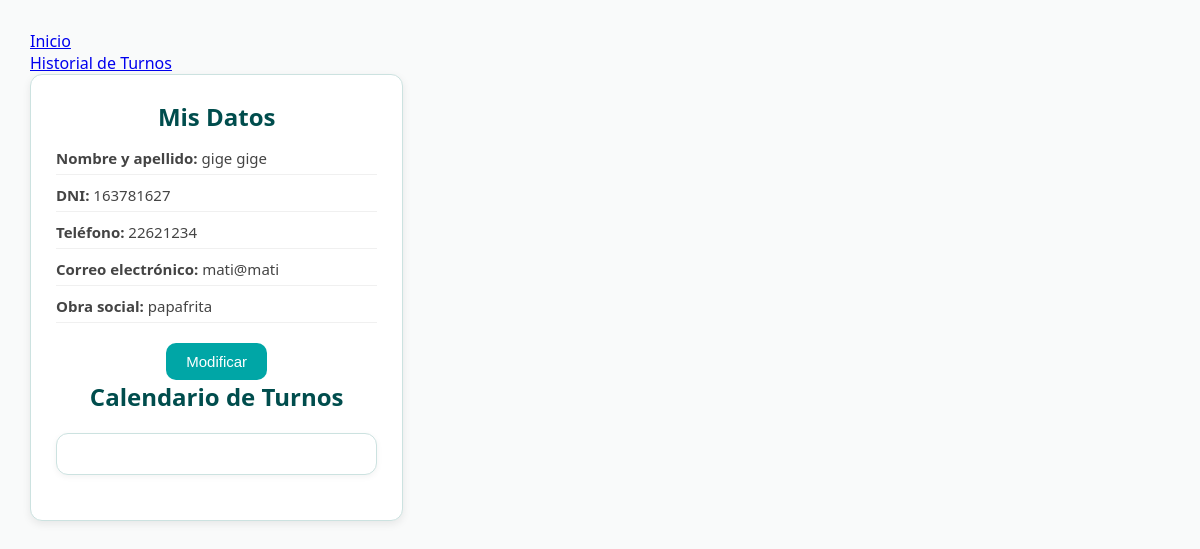
Before: /php/usuario/perfil.php (signed in) with the older database file.
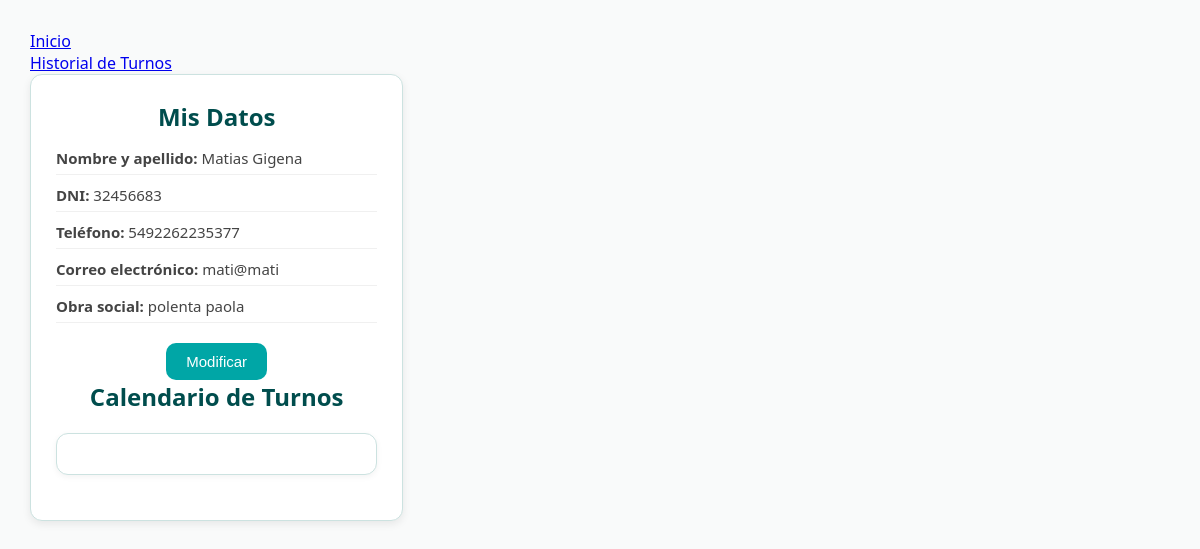
After: the same page with the newer database file.
### tables this page shows
CREATE TABLE `usuarios` (
  `id_usuario` int(11) NOT NULL,
  `nombre` varchar(30) NOT NULL,
  `apellido` varchar(30) NOT NULL,
  `dni` int(8) NOT NULL,
  `telefono` bigint(20) NOT NULL,
  `obra_social` varchar(30) NOT NULL,
  `email` varchar(30) NOT NULL,
  `contrasenia` varchar(255) NOT NULL,
  `rol` tinyint(1) NOT NULL
);

### php/usuario/perfil.php (the view, shortened to what this page needs)
<?php
  include('../conexion.php');
?>
<!DOCTYPE html>
<html lang="es">
  <head>
    <link rel="stylesheet" type="text/css" href="../../css/perfil.css">
    <link href="https://cdn.jsdelivr.net/npm/fullcalendar@6.1.15/index.global.min.css" rel="stylesheet">
  </head>
  <body>
    <a href='inicio.php'>Inicio</a><br>
    <a href='../turnos/historialturnos.php'>Historial de Turnos</a><br>
    <div class="layout">
      <div class="user-info">
        <h2>Mis Datos</h2>
        <?php
          $id = $_SESSION['idusuario'];
          $sql = "SELECT * FROM usuarios WHERE id_usuario ='".$id."'";
          $resultado = mysqli_query($conexion, $sql);
          while ($arreglo = mysqli_fetch_assoc($resultado))
          {
            echo "<p><strong>Nombre y apellido:</strong> " . htmlspecialchars($arreglo['nombre']) ." ". htmlspecialchars($arreglo['apellido']) . "</p>";
            echo "<p><strong>DNI:</strong> " . htmlspecialchars($arreglo['dni']) . "</p>";
            echo "<p><strong>Teléfono:</strong> " . htmlspecialchars($arreglo['telefono']) . "</p>";
            echo "<p><strong>Correo electrónico:</strong> " . htmlspecialchars($arreglo['email']) . "</p>";
            if ($arreglo['obra_social']){
              echo "<p><strong>Obra social:</strong> " . htmlspecialchars($arreglo['obra_social']) . "</p>";
            }else{
              echo "<p><strong>Obra social:</strong> No posee</p>";
            }
            echo "<form action='modificarusuario.php' method='POST'>
                    <input type='submit' value='Modificar'>
                  </form>";
          }
        ?>
        <h2>Calendario de Turnos</h2>
        <div id="calendar">
        </div>
      </div>
    </div>
  </body>
</html>

### css/perfil.css (style rules this page uses)
@media screen and (min-width: 768px) { .layout { grid-template-columns: 1fr; } }
@media screen and (min-width: 768px) { body { margin: 0; padding: 30px; font-family: 'Segoe UI', Tahoma, Geneva, Verdana, sans-serif; background: #f9fafa; color: #333; } }
@media screen and (min-width: 768px) { .layout { display: grid; grid-template-columns: 1fr 2fr; gap: 20px; align-items: start; } }
@media screen and (min-width: 768px) { .user-info { background: #ffffff; padding: 25px; border: 1px solid #cce2e0; border-radius: 12px; box-shadow: 0 3px 8px rgba(0,0,0,0.08); } }
@media screen and (min-width: 768px) { .user-info h2 { margin-top: 0; margin-bottom: 15px; color: #004d4d; text-align: center; } }
@media screen and (min-width: 768px) { .user-info p { margin: 10px 0; font-size: 15px; color: #444; border-bottom: 1px solid #f0f0f0; padding-bottom: 6px; } }
@media screen and (min-width: 768px) { .user-info form { text-align: center; margin-top: 20px; } }
@media screen and (min-width: 768px) { .user-info input[type="submit"] { background: #00a6a6; color: #fff; border: none; padding: 10px 20px; border-radius: 10px; cursor: pointer; font-size: 15px; font-weight: 500; transition: 0.3s; } }
@media screen and (min-width: 768px) { #calendar { background: #ffffff; padding: 20px; border-radius: 12px; border: 1px solid #cce2e0; box-shadow: 0 2px 6px rgba(0,0,0,0.05); } }

### php/usuario/perfil.php (style rules this page uses)
#calendar { max-width: 900px; margin: 20px auto; }

Changed rows visible on the page:
changed usuarios "mati@mati": nombre "gige" → "Matias"; apellido "gige" → "Gigena"; dni "163781627" → "32456683"; telefono "22621234" → "5492262235377"; obra_social "papafrita" → "polenta paola"
